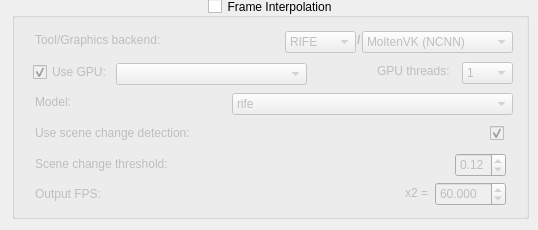
        <widget class="QWidget" name="InterpolationTab">
         <attribute name="title">
          <string>Interpolation</string>
         </attribute>
         <widget class="QGroupBox" name="InterpolationCB">
          <property name="geometry">
           <rect>
            <x>12</x>
            <y>-2</y>
            <width>517</width>
            <height>221</height>
           </rect>
          </property>
          <property name="toolTip">
           <string>Enables/disables frame interpolation.</string>
          </property>
          <property name="title">
           <string>Frame Interpolation</string>
          </property>
          <property name="alignment">
           <set>Qt::AlignCenter</set>
          </property>
          <property name="checkable">
           <bool>true</bool>
          </property>
          <property name="checked">
           <bool>false</bool>
          </property>
          <widget class="QComboBox" name="ToolInterpDD">
           <property name="geometry">
            <rect>
             <x>273</x>
             <y>33</y>
             <width>71</width>
             <height>22</height>
            </rect>
           </property>
           <property name="focusPolicy">
            <enum>Qt::NoFocus</enum>
           </property>
           <property name="toolTip">
            <string>&lt;html&gt;&lt;head/&gt;&lt;body&gt;&lt;p&gt;The tool to use for interpolation. &lt;/p&gt;&lt;p&gt;Recommended: EncodeGUI AI&lt;/p&gt;&lt;/body&gt;&lt;/html&gt;</string>
           </property>
           <property name="currentText">
            <string>RIFE</string>
           </property>
           <property name="currentIndex">
            <number>0</number>
           </property>
           <item>
            <property name="text">
             <string>RIFE</string>
            </property>
           </item>
          </widget>
          <widget class="QLabel" name="ToolInterpLabel">
           <property name="geometry">
            <rect>
             <x>23</x>
             <y>34</y>
             <width>141</width>
             <height>16</height>
            </rect>
           </property>
           <property name="text">
            <string>Tool/Graphics backend:</string>
           </property>
          </widget>
          <widget class="QCheckBox" name="UseGPUCB">
           <property name="geometry">
            <rect>
             <x>21</x>
             <y>64</y>
             <width>81</width>
             <height>20</height>
            </rect>
           </property>
           <property name="focusPolicy">
            <enum>Qt::NoFocus</enum>
           </property>
           <property name="toolTip">
            <string>Enables/disables using GPU.</string>
           </property>
           <property name="text">
            <string>Use GPU:</string>
           </property>
           <property name="checked">
            <bool>true</bool>
           </property>
          </widget>
          <widget class="QComboBox" name="GPUInterpDD">
           <property name="enabled">
            <bool>false</bool>
           </property>
           <property name="geometry">
            <rect>
             <x>104</x>
             <y>65</y>
             <width>191</width>
             <height>22</height>
            </rect>
           </property>
           <property name="focusPolicy">
            <enum>Qt::NoFocus</enum>
           </property>
           <property name="toolTip">
            <string>Selects the GPU for frame rendering.</string>
           </property>
          </widget>
          <widget class="QLabel" name="GPUThreadInterpLabel">
           <property name="enabled">
            <bool>false</bool>
           </property>
           <property name="geometry">
            <rect>
             <x>365</x>
             <y>63</y>
             <width>91</width>
             <height>20</height>
            </rect>
           </property>
           <property name="text">
            <string>GPU threads:</string>
           </property>
          </widget>
          <widget class="QComboBox" name="GPUThreadDD">
           <property name="enabled">
            <bool>false</bool>
           </property>
           <property name="geometry">
            <rect>
             <x>450</x>
             <y>64</y>
             <width>51</width>
             <height>22</height>
            </rect>
           </property>
           <property name="focusPolicy">
            <enum>Qt::NoFocus</enum>
           </property>
           <property name="toolTip">
            <string>Sets the number of GPU threads for NCNN interpolation.</string>
           </property>
           <property name="currentIndex">
            <number>0</number>
           </property>
           <item>
            <property name="text">
             <string>1</string>
            </property>
           </item>
          </widget>
          <widget class="QLabel" name="ModelInterpLabel">
           <property name="geometry">
            <rect>
             <x>23</x>
             <y>96</y>
             <width>52</width>
             <height>16</height>
            </rect>
           </property>
           <property name="text">
            <string>Model:</string>
           </property>
          </widget>
          <widget class="QCheckBox" name="SceneChangeCB">
           <property name="geometry">
            <rect>
             <x>478</x>
             <y>125</y>
             <width>25</width>
             <height>20</height>
            </rect>
           </property>
           <property name="focusPolicy">
            <enum>Qt::NoFocus</enum>
           </property>
           <property name="toolTip">
            <string>Enables scene change detection to reduce interpolation artefacts.</string>
           </property>
           <property name="text">
            <string/>
           </property>
           <property name="checked">
            <bool>true</bool>
           </property>
          </widget>
          <widget class="QDoubleSpinBox" name="OutputFPSNUD">
           <property name="geometry">
            <rect>
             <x>423</x>
             <y>184</y>
             <width>71</width>
             <height>24</height>
            </rect>
           </property>
           <property name="focusPolicy">
            <enum>Qt::WheelFocus</enum>
           </property>
           <property name="toolTip">
            <string>The output FPS.</string>
           </property>
           <property name="decimals">
            <number>3</number>
           </property>
           <property name="minimum">
            <double>10.000000000000000</double>
           </property>
           <property name="maximum">
            <double>780.000000000000000</double>
           </property>
           <property name="value">
            <double>60.000000000000000</double>
           </property>
          </widget>
          <widget class="QLabel" name="OutFPSLabel">
           <property name="geometry">
            <rect>
             <x>23</x>
             <y>188</y>
             <width>81</width>
             <height>16</height>
            </rect>
           </property>
           <property name="text">
            <string>Output FPS:</string>
           </property>
          </widget>
          <widget class="QLabel" name="SceneChangeLabel">
           <property name="geometry">
            <rect>
             <x>23</x>
             <y>127</y>
             <width>195</width>
             <height>16</height>
            </rect>
           </property>
           <property name="text">
            <string>Use scene change detection:</string>
           </property>
          </widget>
          <widget class="QComboBox" name="BackendDD">
           <property name="geometry">
            <rect>
             <x>350</x>
             <y>33</y>
             <width>151</width>
             <height>22</height>
            </rect>
           </property>
           <property name="focusPolicy">
            <enum>Qt::NoFocus</enum>
           </property>
           <property name="toolTip">
            <string>&lt;html&gt;&lt;head/&gt;&lt;body&gt;&lt;p&gt;Sets the graphics processing backend to use for the specified interpolation tool.&lt;/p&gt;&lt;p&gt;Recommended: CUDA&lt;/p&gt;&lt;/body&gt;&lt;/html&gt;</string>
           </property>
           <item>
            <property name="text">
             <string>MoltenVK (NCNN)</string>
            </property>
           </item>
          </widget>
          <widget class="QLabel" name="SlashLabel">
           <property name="geometry">
            <rect>
             <x>345</x>
             <y>34</y>
             <width>19</width>
             <height>16</height>
            </rect>
           </property>
           <property name="font">
            <font>
             <bold>true</bold>
            </font>
           </property>
           <property name="text">
            <string>/</string>
           </property>
          </widget>
          <widget class="QComboBox" name="RIFEModelVKDD">
           <property name="geometry">
            <rect>
             <x>220</x>
             <y>95</y>
             <width>281</width>
             <height>22</height>
            </rect>
           </property>
           <property name="focusPolicy">
            <enum>Qt::NoFocus</enum>
           </property>
           <property name="toolTip">
            <string>Sets the RIFE model to use for NCNN (supports styler00dollar/VapourSynth-RIFE-ncnn-Vulkan).</string>
           </property>
           <item>
            <property name="text">
             <string>rife</string>
            </property>
           </item>
           <item>
            <property name="text">
             <string>rife-HD</string>
            </property>
           </item>
           <item>
            <property name="text">
             <string>rife-UHD</string>
            </property>
           </item>
           <item>
            <property name="text">
             <string>rife-anime</string>
            </property>
           </item>
           <item>
            <property name="text">
             <string>rife-v2</string>
            </property>
           </item>
           <item>
            <property name="text">
             <string>rife-v2.3</string>
            </property>
           </item>
           <item>
            <property name="text">
             <string>rife-v2.4</string>
            </property>
           </item>
           <item>
            <property name="text">
             <string>rife-v3.0</string>
            </property>
           </item>
           <item>
            <property name="text">
             <string>rife-v3.1</string>
            </property>
           </item>
           <item>
            <property name="text">
             <string>rife-v3.9 (fast)</string>
            </property>
           </item>
           <item>
            <property name="text">
             <string>rife-v3.9 (ensemble)</string>
            </property>
           </item>
           <item>
            <property name="text">
             <string>rife-v4 (fast)</string>
            </property>
           </item>
           <item>
            <property name="text">
             <string>rife-v4 (ensemble)</string>
            </property>
           </item>
           <item>
            <property name="text">
             <string>rife-v4.1 (fast)</string>
            </property>
           </item>
           <item>
            <property name="text">
             <string>rife-v4.1 (ensemble)</string>
            </property>
           </item>
           <item>
            <property name="text">
             <string>rife-v4.2 (fast)</string>
            </property>
           </item>
           <item>
            <property name="text">
             <string>rife-v4.2 (ensemble)</string>
            </property>
           </item>
           <item>
            <property name="text">
             <string>rife-v4.3 (fast)</string>
            </property>
           </item>
           <item>
            <property name="text">
             <string>rife-v4.3 (ensemble)</string>
            </property>
           </item>
           <item>
            <property name="text">
             <string>rife-v4.4 (fast)</string>
            </property>
           </item>
           <item>
            <property name="text">
             <string>rife-v4.4 (ensemble)</string>
            </property>
           </item>
           <item>
            <property name="text">
             <string>rife-v4.5</string>
            </property>
           </item>
           <item>
            <property name="text">
             <string>rife-v4.5 (ensemble)</string>
            </property>
           </item>
           <item>
            <property name="text">
             <string>rife-v4.6</string>
            </property>
           </item>
           <item>
            <property name="text">
             <string>rife-v4.6 (ensemble)</string>
            </property>
           </item>
           <item>
            <property name="text">
             <string>rife-v4.7</string>
            </property>
           </item>
           <item>
            <property name="text">
             <string>rife-v4.7 (ensemble)</string>
            </property>
           </item>
           <item>
            <property name="text">
             <string>rife-v4.8</string>
            </property>
           </item>
           <item>
            <property name="text">
             <string>rife-v4.8 (ensemble)</string>
            </property>
           </item>
           <item>
            <property name="text">
             <string>rife-v4.9</string>
            </property>
           </item>
           <item>
            <property name="text">
             <string>rife-v4.9 (ensemble)</string>
            </property>
           </item>
           <item>
            <property name="text">
             <string>rife-v4.10</string>
            </property>
           </item>
           <item>
            <property name="text">
             <string>rife-v4.10 (ensemble)</string>
            </property>
           </item>
           <item>
            <property name="text">
             <string>rife-v4.11</string>
            </property>
           </item>
           <item>
            <property name="text">
             <string>rife-v4.11 (ensemble)</string>
            </property>
           </item>
           <item>
            <property name="text">
             <string>rife-v4.12</string>
            </property>
           </item>
           <item>
            <property name="text">
             <string>rife-v4.12 (ensemble)</string>
            </property>
           </item>
           <item>
            <property name="text">
             <string>rife-v4.12-lite</string>
            </property>
           </item>
           <item>
            <property name="text">
             <string>rife-v4.12-lite (ensemble)</string>
            </property>
           </item>
           <item>
            <property name="text">
             <string>rife-v4.13</string>
            </property>
           </item>
           <item>
            <property name="text">
             <string>rife-v4.13 (ensemble)</string>
            </property>
           </item>
           <item>
            <property name="text">
             <string>rife-v4.13-lite</string>
            </property>
           </item>
           <item>
            <property name="text">
             <string>rife-v4.13-lite (ensemble)</string>
            </property>
           </item>
           <item>
            <property name="text">
             <string>rife-v4.14</string>
            </property>
           </item>
           <item>
            <property name="text">
             <string>rife-v4.14 (ensemble)</string>
            </property>
           </item>
           <item>
            <property name="text">
             <string>rife-v4.14-lite</string>
            </property>
           </item>
           <item>
            <property name="text">
             <string>rife-v4.14-lite (ensemble)</string>
            </property>
           </item>
           <item>
            <property name="text">
             <string>rife-v4.15</string>
            </property>
           </item>
           <item>
            <property name="text">
             <string>rife-v4.15 (ensemble)</string>
            </property>
           </item>
           <item>
            <property name="text">
             <string>rife-v4.15-lite</string>
            </property>
           </item>
           <item>
            <property name="text">
             <string>rife-v4.15-lite (ensemble)</string>
            </property>
           </item>
           <item>
            <property name="text">
             <string>rife-v4.16-lite</string>
            </property>
           </item>
           <item>
            <property name="text">
             <string>rife-v4.16-lite (ensemble)</string>
            </property>
           </item>
           <item>
            <property name="text">
             <string>rife-v4.17</string>
            </property>
           </item>
           <item>
            <property name="text">
             <string>rife-v4.17 (ensemble)</string>
            </property>
           </item>
           <item>
            <property name="text">
             <string>rife-v4.17-lite</string>
            </property>
           </item>
           <item>
            <property name="text">
             <string>rife-v4.17-lite (ensemble)</string>
            </property>
           </item>
           <item>
            <property name="text">
             <string>rife-v4.18</string>
            </property>
           </item>
           <item>
            <property name="text">
             <string>rife-v4.18 (ensemble)</string>
            </property>
           </item>
           <item>
            <property name="text">
             <string>rife-v4.19-beta</string>
            </property>
           </item>
           <item>
            <property name="text">
             <string>rife-v4.19-beta (ensemble)</string>
            </property>
           </item>
           <item>
            <property name="text">
             <string>rife-v4.20</string>
            </property>
           </item>
           <item>
            <property name="text">
             <string>rife-v4.20 (ensemble)</string>
            </property>
           </item>
           <item>
            <property name="text">
             <string>rife-v4.21</string>
            </property>
           </item>
           <item>
            <property name="text">
             <string>rife-v4.22</string>
            </property>
           </item>
           <item>
            <property name="text">
             <string>rife-v4.22-lite</string>
            </property>
           </item>
           <item>
            <property name="text">
             <string>rife-v4.23-beta</string>
            </property>
           </item>
           <item>
            <property name="text">
             <string>rife-v4.24</string>
            </property>
           </item>
           <item>
            <property name="text">
             <string>rife-v4.24 (ensemble)</string>
            </property>
           </item>
           <item>
            <property name="text">
             <string>rife-v4.25</string>
            </property>
           </item>
           <item>
            <property name="text">
             <string>rife-v4.25-lite</string>
            </property>
           </item>
           <item>
            <property name="text">
             <string>rife-v4.25-heavy</string>
            </property>
           </item>
           <item>
            <property name="text">
             <string>rife-v4.26</string>
            </property>
           </item>
           <item>
            <property name="text">
             <string>rife-v4.26-large</string>
            </property>
           </item>
          </widget>
          <widget class="QLabel" name="Times2Label">
           <property name="geometry">
            <rect>
             <x>393</x>
             <y>187</y>
             <width>31</width>
             <height>16</height>
            </rect>
           </property>
           <property name="text">
            <string>x2 =</string>
           </property>
          </widget>
          <widget class="QDoubleSpinBox" name="SCThresholdNUD">
           <property name="enabled">
            <bool>false</bool>
           </property>
           <property name="geometry">
            <rect>
             <x>443</x>
             <y>155</y>
             <width>51</width>
             <height>24</height>
            </rect>
           </property>
           <property name="focusPolicy">
            <enum>Qt::WheelFocus</enum>
           </property>
           <property name="maximum">
            <double>1.000000000000000</double>
           </property>
           <property name="singleStep">
            <double>0.010000000000000</double>
           </property>
           <property name="value">
            <double>0.120000000000000</double>
           </property>
          </widget>
          <widget class="QLabel" name="SCThresholdLabel">
           <property name="geometry">
            <rect>
             <x>23</x>
             <y>158</y>
             <width>161</width>
             <height>16</height>
            </rect>
           </property>
           <property name="text">
            <string>Scene change threshold:</string>
           </property>
          </widget>
         </widget>
        </widget>
